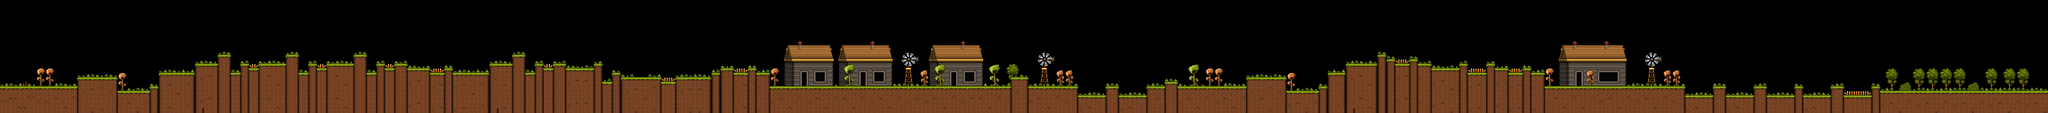

This is a level from a 2D game, rendered from its Tiled map with the project's own tilesets. A one-line summary and the map file follow, with tile-layer data summarised:
An orthogonal 452x25 tile map with 32x32 px tiles, 1 tile layer (data0) and 82 objects (57x Item, 6x Enemy, 4x SavePoint, 4x Cow, 4x SvNinja, ...).

<map version="1.0" orientation="orthogonal" width="452" height="25" tilewidth="32" tileheight="32">
 <properties>
  <property name="pBackground" value="background_2.jpg" />
  <property name="pMusic" value="svnz_bgm.ogg" />
  <property name="pTileSetHeight" value="16" />
  <property name="pTileSetWidth" value="32" />
 </properties>
 <tileset firstgid="1" name="Tiles" tilewidth="32" tileheight="32">
  <image source="assets/images/tiles/tileset_level1.png" />
  <tile id="0">
   <properties>
    <property name="pInvisible" value="true" />
   </properties>
  </tile>
  <tile id="1">
   <properties>
    <property name="pKilling" value="true" />
   </properties>
  </tile>
  <tile id="2">
   <properties>
    <property name="pKilling" value="true" />
   </properties>
  </tile>
  <tile id="3">
   <properties>
    <property name="pKilling" value="true" />
   </properties>
  </tile>
  <tile id="19">
   <properties>
    <property name="pPlatform" value="true" />
   </properties>
  </tile>
  <tile id="20">
   <properties>
    <property name="pPlatform" value="true" />
   </properties>
  </tile>
  <tile id="21">
   <properties>
    <property name="pPlatform" value="true" />
   </properties>
  </tile>
  <tile id="26">
   <properties>
    <property name="pHard" value="true" />
   </properties>
  </tile>
  <tile id="27">
   <properties>
    <property name="pHard" value="true" />
   </properties>
  </tile>
  <tile id="28">
   <properties>
    <property name="pHard" value="true" />
   </properties>
  </tile>
  <tile id="29">
   <properties>
    <property name="pHard" value="true" />
   </properties>
  </tile>
  <tile id="32">
   <properties>
    <property name="pHard" value="true" />
   </properties>
  </tile>
  <tile id="33">
   <properties>
    <property name="pHard" value="true" />
   </properties>
  </tile>
  <tile id="34">
   <properties>
    <property name="pHard" value="true" />
   </properties>
  </tile>
  <tile id="35">
   <properties>
    <property name="pHard" value="true" />
   </properties>
  </tile>
  <tile id="39">
   <properties>
    <property name="pInvisible" value="true" />
   </properties>
  </tile>
  <tile id="40">
   <properties>
    <property name="pInvisible" value="true" />
   </properties>
  </tile>
  <tile id="41">
   <properties>
    <property name="pInvisible" value="true" />
   </properties>
  </tile>
  <tile id="42">
   <properties>
    <property name="pInvisible" value="true" />
   </properties>
  </tile>
  <tile id="55">
   <properties>
    <property name="pHard" value="true" />
   </properties>
  </tile>
  <tile id="56">
   <properties>
    <property name="pHard" value="true" />
   </properties>
  </tile>
  <tile id="57">
   <properties>
    <property name="pHard" value="true" />
   </properties>
  </tile>
  <tile id="58">
   <properties>
    <property name="pHard" value="true" />
   </properties>
  </tile>
  <tile id="59">
   <properties>
    <property name="pHard" value="true" />
   </properties>
  </tile>
  <tile id="60">
   <properties>
    <property name="pHard" value="true" />
   </properties>
  </tile>
  <tile id="64">
   <properties>
    <property name="pHard" value="true" />
   </properties>
  </tile>
  <tile id="65">
   <properties>
    <property name="pHard" value="true" />
   </properties>
  </tile>
  <tile id="66">
   <properties>
    <property name="pHard" value="true" />
   </properties>
  </tile>
  <tile id="67">
   <properties>
    <property name="pHard" value="true" />
   </properties>
  </tile>
  <tile id="83">
   <properties>
    <property name="pPlatform" value="true" />
   </properties>
  </tile>
  <tile id="84">
   <properties>
    <property name="pPlatform" value="true" />
   </properties>
  </tile>
  <tile id="85">
   <properties>
    <property name="pPlatform" value="true" />
   </properties>
  </tile>
  <tile id="86">
   <properties>
    <property name="pPlatform" value="true" />
   </properties>
  </tile>
  <tile id="87">
   <properties>
    <property name="pPlatform" value="true" />
   </properties>
  </tile>
  <tile id="96">
   <properties>
    <property name="pHard" value="true" />
   </properties>
  </tile>
  <tile id="97">
   <properties>
    <property name="pHard" value="true" />
   </properties>
  </tile>
  <tile id="98">
   <properties>
    <property name="pHard" value="true" />
   </properties>
  </tile>
  <tile id="99">
   <properties>
    <property name="pHard" value="true" />
   </properties>
  </tile>
  <tile id="128">
   <properties>
    <property name="pHard" value="true" />
   </properties>
  </tile>
  <tile id="129">
   <properties>
    <property name="pHard" value="true" />
   </properties>
  </tile>
  <tile id="130">
   <properties>
    <property name="pHard" value="true" />
   </properties>
  </tile>
  <tile id="131">
   <properties>
    <property name="pHard" value="true" />
   </properties>
  </tile>
  <tile id="147">
   <properties>
    <property name="pPlatform" value="true" />
   </properties>
  </tile>
  <tile id="148">
   <properties>
    <property name="pPlatform" value="true" />
   </properties>
  </tile>
  <tile id="149">
   <properties>
    <property name="pPlatform" value="true" />
   </properties>
  </tile>
  <tile id="150">
   <properties>
    <property name="pPlatform" value="true" />
   </properties>
  </tile>
  <tile id="151">
   <properties>
    <property name="pPlatform" value="true" />
   </properties>
  </tile>
  <tile id="160">
   <properties>
    <property name="pHard" value="true" />
   </properties>
  </tile>
  <tile id="161">
   <properties>
    <property name="pHard" value="true" />
   </properties>
  </tile>
  <tile id="162">
   <properties>
    <property name="pHard" value="true" />
   </properties>
  </tile>
  <tile id="163">
   <properties>
    <property name="pHard" value="true" />
   </properties>
  </tile>
  <tile id="171">
   <properties>
    <property name="pInvisible" value="true" />
   </properties>
  </tile>
  <tile id="174">
   <properties>
    <property name="pInvisible" value="true" />
   </properties>
  </tile>
  <tile id="322">
   <properties>
    <property name="pPlatform" value="true" />
   </properties>
  </tile>
  <tile id="323">
   <properties>
    <property name="pPlatform" value="true" />
   </properties>
  </tile>
  <tile id="324">
   <properties>
    <property name="pPlatform" value="true" />
   </properties>
  </tile>
  <tile id="325">
   <properties>
    <property name="pPlatform" value="true" />
   </properties>
  </tile>
  <tile id="326">
   <properties>
    <property name="pPlatform" value="true" />
   </properties>
  </tile>
  <tile id="327">
   <properties>
    <property name="pHard" value="true" />
   </properties>
  </tile>
  <tile id="328">
   <properties>
    <property name="pHard" value="true" />
   </properties>
  </tile>
  <tile id="329">
   <properties>
    <property name="pHard" value="true" />
   </properties>
  </tile>
  <tile id="330">
   <properties>
    <property name="pHard" value="true" />
   </properties>
  </tile>
  <tile id="331">
   <properties>
    <property name="pHard" value="true" />
   </properties>
  </tile>
  <tile id="332">
   <properties>
    <property name="pHard" value="true" />
   </properties>
  </tile>
  <tile id="333">
   <properties>
    <property name="pKilling" value="true" />
   </properties>
  </tile>
  <tile id="343">
   <properties>
    <property name="pInvisible" value="true" />
   </properties>
  </tile>
  <tile id="361">
   <properties>
    <property name="pInvisible" value="true" />
   </properties>
  </tile>
  <tile id="362">
   <properties>
    <property name="pInvisible" value="true" />
   </properties>
  </tile>
  <tile id="365">
   <properties>
    <property name="pKilling" value="true" />
   </properties>
  </tile>
  <tile id="373">
   <properties>
    <property name="pPlatform" value="true" />
   </properties>
  </tile>
  <tile id="375">
   <properties>
    <property name="pInvisible" value="true" />
   </properties>
  </tile>
  <tile id="392">
   <properties>
    <property name="pInvisible" value="true" />
   </properties>
  </tile>
  <tile id="393">
   <properties>
    <property name="pInvisible" value="true" />
   </properties>
  </tile>
  <tile id="394">
   <properties>
    <property name="pInvisible" value="true" />
   </properties>
  </tile>
  <tile id="395">
   <properties>
    <property name="pInvisible" value="true" />
   </properties>
  </tile>
  <tile id="397">
   <properties>
    <property name="pKilling" value="true" />
   </properties>
  </tile>
  <tile id="407">
   <properties>
    <property name="pInvisible" value="true" />
   </properties>
  </tile>
  <tile id="432">
   <properties>
    <property name="pPlatform" value="true" />
   </properties>
  </tile>
  <tile id="433">
   <properties>
    <property name="pPlatform" value="true" />
   </properties>
  </tile>
  <tile id="434">
   <properties>
    <property name="pPlatform" value="true" />
   </properties>
  </tile>
  <tile id="435">
   <properties>
    <property name="pPlatform" value="true" />
   </properties>
  </tile>
  <tile id="439">
   <properties>
    <property name="pInvisible" value="true" />
   </properties>
  </tile>
  <tile id="471">
   <properties>
    <property name="pInvisible" value="true" />
   </properties>
  </tile>
  <tile id="480">
   <properties>
    <property name="pLadder" value="true" />
   </properties>
  </tile>
  <tile id="481">
   <properties>
    <property name="pKilling" value="true" />
   </properties>
  </tile>
  <tile id="482">
   <properties>
    <property name="pPlatform" value="true" />
   </properties>
  </tile>
  <tile id="483">
   <properties>
    <property name="pPlatform" value="true" />
   </properties>
  </tile>
  <tile id="484">
   <properties>
    <property name="pPlatform" value="true" />
   </properties>
  </tile>
 </tileset>
 <layer name="data0" width="452" height="25">
  <data>[11300 cells, 11299 non-empty, 183 distinct tile ids]</data>
 </layer>
 <objectgroup name="Objects" width="452" height="25">
  <object name="PLAYER" type="Hero" x="64.0" y="576" width="32" height="32">
   <properties>
    <property name="pAsset" value="COIN" />
    <property name="pCount" value="100" />
    <property name="pIsKey" value="true" />
    <property name="pRequiredItem" value="POINTS" />
    <property name="pTeam" value="0" />
   </properties>
  </object>
  <object name="Final" type="Item" x="13536" y="224" width="32" height="416">
   <properties>
    <property name="pAsset" value="ENDING" />
    <property name="pCount" value="1" />
    <property name="pRequiredItem" value="ENDING" />
   </properties>
  </object>
  <object name="Info" type="Information" x="160" y="576" width="32" height="32">
   <properties>
    <property name="pAsset" value="SIGN" />
    <property name="pIsKey" value="true" />
    <property name="pText" value="Hasta el hip\odromo lo tomaron.\n\!A limpiar la pista!" /></properties>
  </object>
  <object name="SavePoint" type="SavePoint" x="3232" y="480" width="32" height="32">
   <properties>
    <property name="pAnim" value="SHINE" />
    <property name="pAsset" value="SAVE" />
   </properties>
  </object>
  <object name="SavePoint" type="SavePoint" x="6432" y="576" width="32" height="32">
   <properties>
    <property name="pAnim" value="SHINE" />
    <property name="pAsset" value="SAVE" />
   </properties>
  </object>
  <object name="SavePoint" type="SavePoint" x="9632" y="416" width="32" height="32">
   <properties>
    <property name="pAnim" value="SHINE" />
    <property name="pAsset" value="SAVE" />
   </properties>
  </object>
  <object name="SavePoint" type="SavePoint" x="12832" y="640" width="32" height="32">
   <properties>
    <property name="pAnim" value="SHINE" />
    <property name="pAsset" value="SAVE" />
   </properties>
  </object>
  <object name="COIN" type="Item" x="672" y="512" width="32" height="32">
   <properties>
    <property name="pAnim" value="COIN" />
    <property name="pAsset" value="COIN" />
    <property name="pCount" value="0" />
    <property name="pIsKey" value="true" />
    <property name="pRequiredItem" value="POINTS" />
   </properties>
  </object>
  <object name="COIN" type="Item" x="704" y="512" width="32" height="32">
   <properties>
    <property name="pAnim" value="COIN" />
    <property name="pAsset" value="COIN" />
    <property name="pCount" value="0" />
    <property name="pIsKey" value="true" />
    <property name="pRequiredItem" value="POINTS" />
   </properties>
  </object>
  <object name="COIN" type="Item" x="736" y="512" width="32" height="32">
   <properties>
    <property name="pAnim" value="COIN" />
    <property name="pAsset" value="COIN" />
    <property name="pCount" value="0" />
    <property name="pIsKey" value="true" />
    <property name="pRequiredItem" value="POINTS" />
   </properties>
  </object>
  <object name="COIN" type="Item" x="1824" y="416" width="32" height="32">
   <properties>
    <property name="pAnim" value="COIN" />
    <property name="pAsset" value="COIN" />
    <property name="pCount" value="0" />
    <property name="pIsKey" value="true" />
    <property name="pRequiredItem" value="POINTS" />
   </properties>
  </object>
  <object name="COIN" type="Item" x="1856" y="416" width="32" height="32">
   <properties>
    <property name="pAnim" value="COIN" />
    <property name="pAsset" value="COIN" />
    <property name="pCount" value="0" />
    <property name="pIsKey" value="true" />
    <property name="pRequiredItem" value="POINTS" />
   </properties>
  </object>
  <object name="COIN" type="Item" x="1888" y="416" width="32" height="32">
   <properties>
    <property name="pAnim" value="COIN" />
    <property name="pAsset" value="COIN" />
    <property name="pCount" value="0" />
    <property name="pIsKey" value="true" />
    <property name="pRequiredItem" value="POINTS" />
   </properties>
  </object>
  <object name="COIN" type="Item" x="1920" y="416" width="32" height="32">
   <properties>
    <property name="pAnim" value="COIN" />
    <property name="pAsset" value="COIN" />
    <property name="pCount" value="0" />
    <property name="pIsKey" value="true" />
    <property name="pRequiredItem" value="POINTS" />
   </properties>
  </object>
  <object name="COIN" type="Item" x="1952" y="416" width="32" height="32">
   <properties>
    <property name="pAnim" value="COIN" />
    <property name="pAsset" value="COIN" />
    <property name="pCount" value="0" />
    <property name="pIsKey" value="true" />
    <property name="pRequiredItem" value="POINTS" />
   </properties>
  </object>
  <object name="COIN" type="Item" x="4512" y="512" width="32" height="32">
   <properties>
    <property name="pAnim" value="COIN" />
    <property name="pAsset" value="COIN" />
    <property name="pCount" value="0" />
    <property name="pIsKey" value="true" />
    <property name="pRequiredItem" value="POINTS" />
   </properties>
  </object>
  <object name="COIN" type="Item" x="4544" y="480" width="32" height="32">
   <properties>
    <property name="pAnim" value="COIN" />
    <property name="pAsset" value="COIN" />
    <property name="pCount" value="0" />
    <property name="pIsKey" value="true" />
    <property name="pRequiredItem" value="POINTS" />
   </properties>
  </object>
  <object name="COIN" type="Item" x="4576" y="480" width="32" height="32">
   <properties>
    <property name="pAnim" value="COIN" />
    <property name="pAsset" value="COIN" />
    <property name="pCount" value="0" />
    <property name="pIsKey" value="true" />
    <property name="pRequiredItem" value="POINTS" />
   </properties>
  </object>
  <object name="COIN" type="Item" x="4608" y="480" width="32" height="32">
   <properties>
    <property name="pAnim" value="COIN" />
    <property name="pAsset" value="COIN" />
    <property name="pCount" value="0" />
    <property name="pIsKey" value="true" />
    <property name="pRequiredItem" value="POINTS" />
   </properties>
  </object>
  <object name="COIN" type="Item" x="4640" y="512" width="32" height="32">
   <properties>
    <property name="pAnim" value="COIN" />
    <property name="pAsset" value="COIN" />
    <property name="pCount" value="0" />
    <property name="pIsKey" value="true" />
    <property name="pRequiredItem" value="POINTS" />
   </properties>
  </object>
  <object name="COIN" type="Item" x="4864" y="512" width="32" height="32">
   <properties>
    <property name="pAnim" value="COIN" />
    <property name="pAsset" value="COIN" />
    <property name="pCount" value="0" />
    <property name="pIsKey" value="true" />
    <property name="pRequiredItem" value="POINTS" />
   </properties>
  </object>
  <object name="COIN" type="Item" x="4896" y="512" width="32" height="32">
   <properties>
    <property name="pAnim" value="COIN" />
    <property name="pAsset" value="COIN" />
    <property name="pCount" value="0" />
    <property name="pIsKey" value="true" />
    <property name="pRequiredItem" value="POINTS" />
   </properties>
  </object>
  <object name="COIN" type="Item" x="4928" y="512" width="32" height="32">
   <properties>
    <property name="pAnim" value="COIN" />
    <property name="pAsset" value="COIN" />
    <property name="pCount" value="0" />
    <property name="pIsKey" value="true" />
    <property name="pRequiredItem" value="POINTS" />
   </properties>
  </object>
  <object name="COIN" type="Item" x="4960" y="512" width="32" height="32">
   <properties>
    <property name="pAnim" value="COIN" />
    <property name="pAsset" value="COIN" />
    <property name="pCount" value="0" />
    <property name="pIsKey" value="true" />
    <property name="pRequiredItem" value="POINTS" />
   </properties>
  </object>
  <object name="COIN" type="Item" x="5536" y="576" width="32" height="32">
   <properties>
    <property name="pAnim" value="COIN" />
    <property name="pAsset" value="COIN" />
    <property name="pCount" value="0" />
    <property name="pIsKey" value="true" />
    <property name="pRequiredItem" value="POINTS" />
   </properties>
  </object>
  <object name="COIN" type="Item" x="5568" y="544" width="32" height="32">
   <properties>
    <property name="pAnim" value="COIN" />
    <property name="pAsset" value="COIN" />
    <property name="pCount" value="0" />
    <property name="pIsKey" value="true" />
    <property name="pRequiredItem" value="POINTS" />
   </properties>
  </object>
  <object name="COIN" type="Item" x="5600" y="544" width="32" height="32">
   <properties>
    <property name="pAnim" value="COIN" />
    <property name="pAsset" value="COIN" />
    <property name="pCount" value="0" />
    <property name="pIsKey" value="true" />
    <property name="pRequiredItem" value="POINTS" />
   </properties>
  </object>
  <object name="COIN" type="Item" x="5632" y="576" width="32" height="32">
   <properties>
    <property name="pAnim" value="COIN" />
    <property name="pAsset" value="COIN" />
    <property name="pCount" value="0" />
    <property name="pIsKey" value="true" />
    <property name="pRequiredItem" value="POINTS" />
   </properties>
  </object>
  <object name="COIN" type="Item" x="5984" y="384" width="32" height="32">
   <properties>
    <property name="pAnim" value="COIN" />
    <property name="pAsset" value="COIN" />
    <property name="pCount" value="0" />
    <property name="pIsKey" value="true" />
    <property name="pRequiredItem" value="POINTS" />
   </properties>
  </object>
  <object name="COIN" type="Item" x="6016" y="352" width="32" height="32">
   <properties>
    <property name="pAnim" value="COIN" />
    <property name="pAsset" value="COIN" />
    <property name="pCount" value="0" />
    <property name="pIsKey" value="true" />
    <property name="pRequiredItem" value="POINTS" />
   </properties>
  </object>
  </objectgroup>
</map>
<!-- 52 of 82 objects omitted -->
